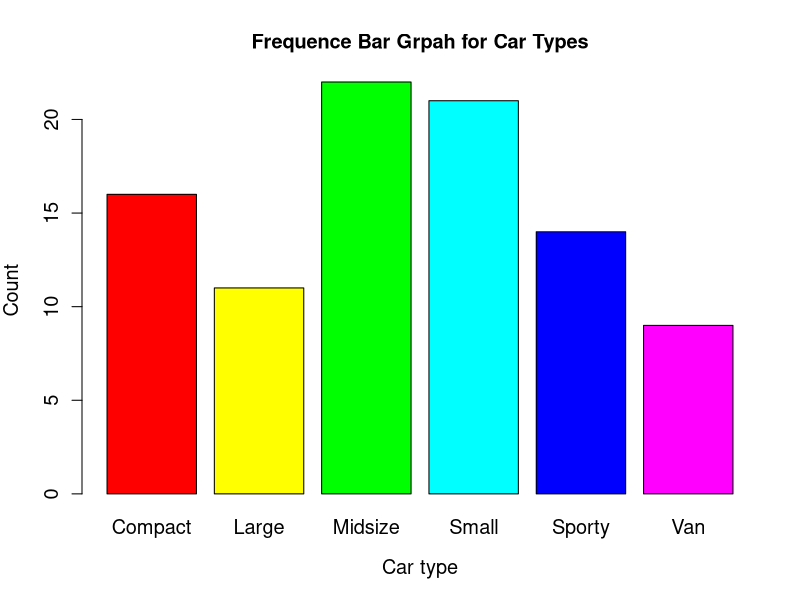
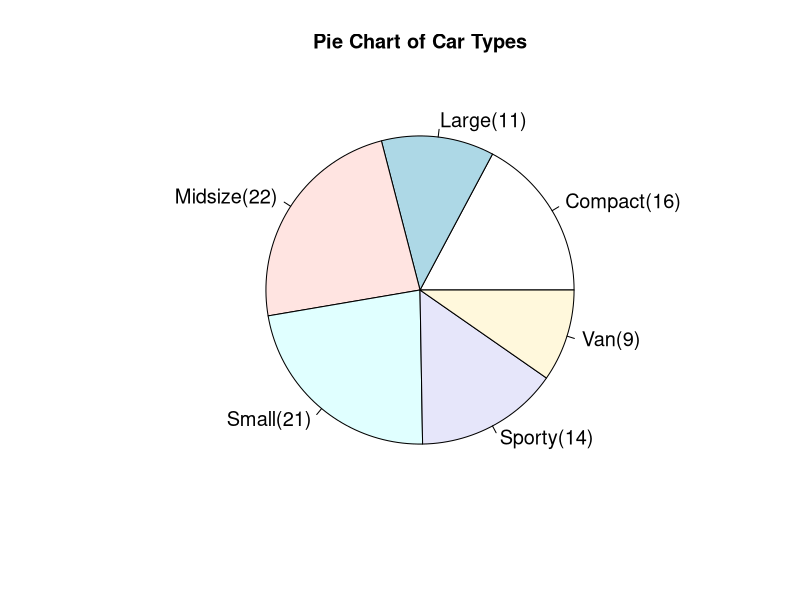
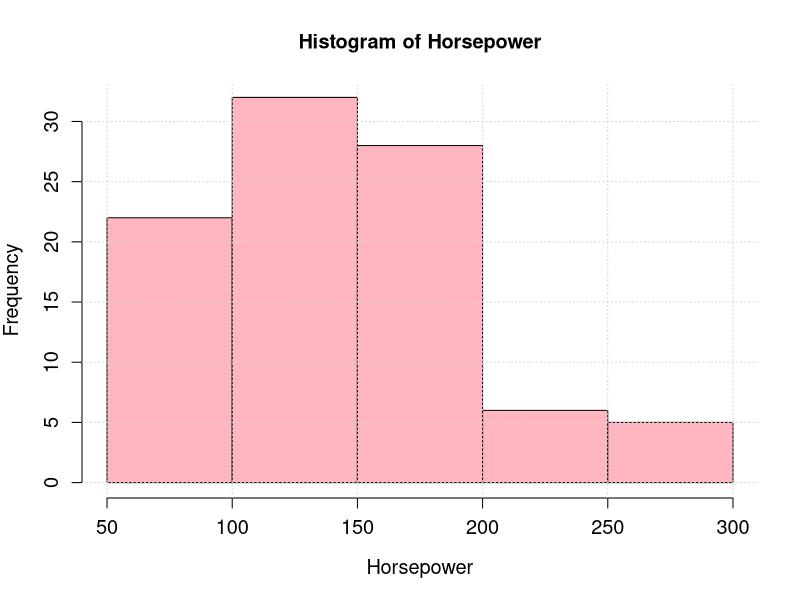
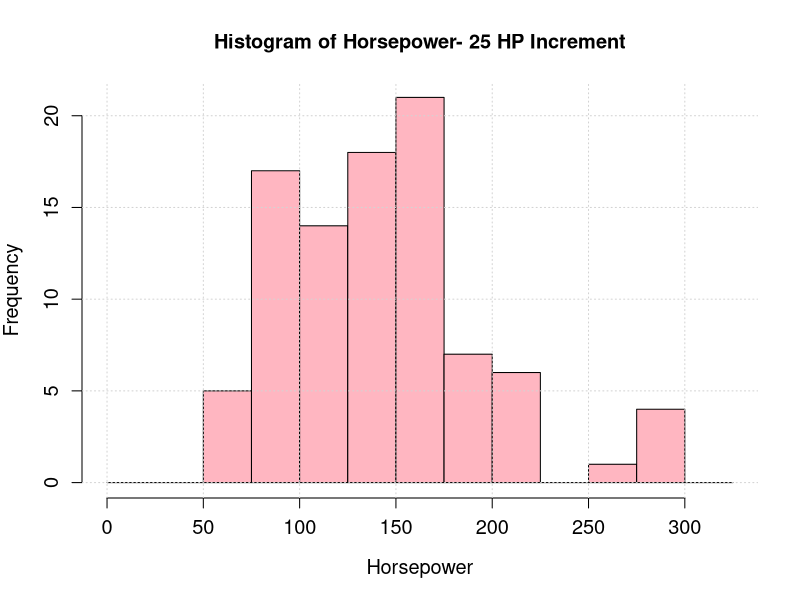
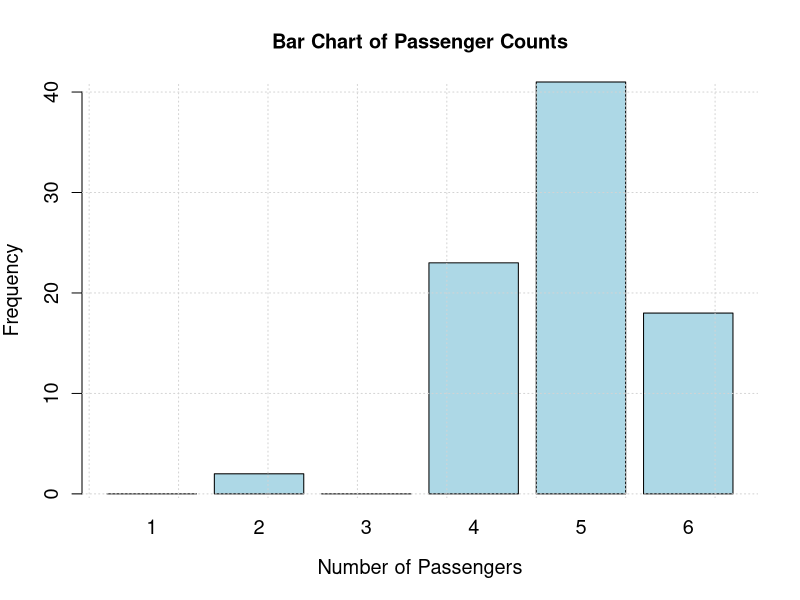
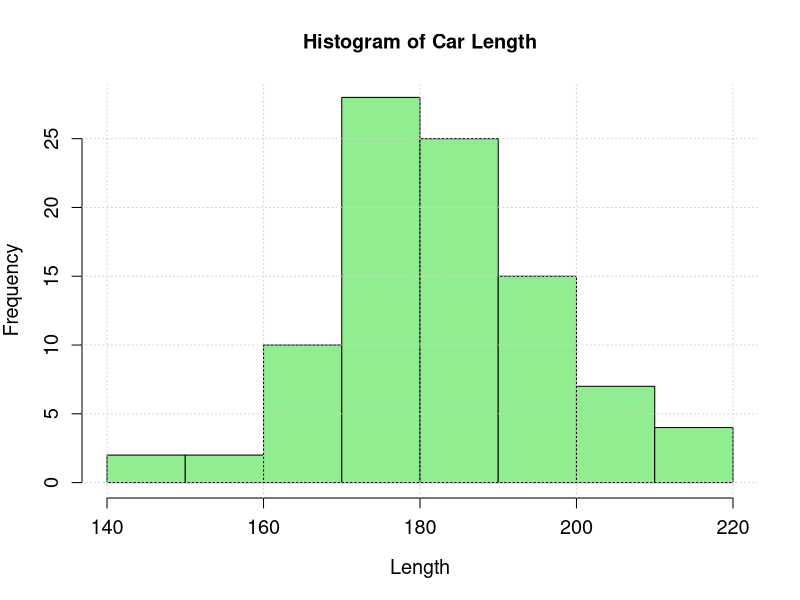

Recreate these plots in R, in order.
## ---- chunk 1
# Your code goes here
## ---- chunk 2
library(MASS)
data(Cars93)
## ---- chunk 3
head(Cars93)
## ---- chunk 4
library(MASS)
data(Cars93)
F_table <- table(Cars93$Type)
rel_table <- prop.table(F_table) * 100
rel_table <- round(rel_table,3)
print(F_table)
print(rel_table)
## ---- chunk 5
library(MASS)
library(ggplot2)
data(Cars93)

f_table <- table(Cars93$Type)

colors <- rainbow(length(f_table))
barplot(f_table, col=colors, names.arg= names(f_table), xlab = "Car type", ylab = "Count", main = "Frequence Bar Grpah for Car Types", cex.names = 1.2, cex.lab = 1.2, cex.axis=1.2)


## ---- chunk 6
library(MASS)
data(Cars93)
f_table <- table(Cars93$Type)
piechart <- pie(f_table, labels= paste(names(f_table), "(", f_table, ")", sep=""), main = "Pie Chart of Car Types", cex = 1.2)
print(piechart)

## ---- chunk 7
library(MASS)
data(Cars93)
histogram <- hist(Cars93$Horsepower, col="lightpink",xlab="Horsepower", ylab="Frequency", main= "Histogram of Horsepower", cex.axis=1.2, cex.lab=1.2, cex.names=1.2)
grid()
print(histogram)
## ---- chunk 8
library(MASS)
data(Cars93)
breaks_ <- seq(0, max(Cars93$Horsepower)+25, by=25)
histogram <- hist(Cars93$Horsepower, breaks= breaks_, col="lightpink", xlab="Horsepower", ylab="Frequency", main="Histogram of Horsepower- 25 HP Increment", cex.axis = 1.2, cex.lab= 1.2, ces.names= 1.2)
grid()
print(histogram)
## ---- chunk 9
library(MASS)
data(Cars93)
passengers <- factor(Cars93$Passengers, levels = 1:6)
passenger_count <-table(passengers)
colors <- "lightblue"
barplot(passenger_count, col=colors, xlab="Number of Passengers", ylab="Frequency", main="Bar Chart of Passenger Counts", names.arg=levels(passengers), cex.axis=1.2, cex.lab=1.2, cex.names=1.2)
grid()

## ---- chunk 10
library(MASS)
data(Cars93)
histogram_len <- hist(Cars93$Length, col="lightgreen", xlab="Length", ylab="Frequency", main="Histogram of Car Length", cex.axis=1.2, cex.lab= 1.2, cex.names=1.2)
grid()
print(histogram_len)
## ---- chunk 11
library(MASS)
data(Cars93)
mean_len <- mean(Cars93$Length)
median_len <- median(Cars93$Length)
print(mean_len)
print(median_len)
